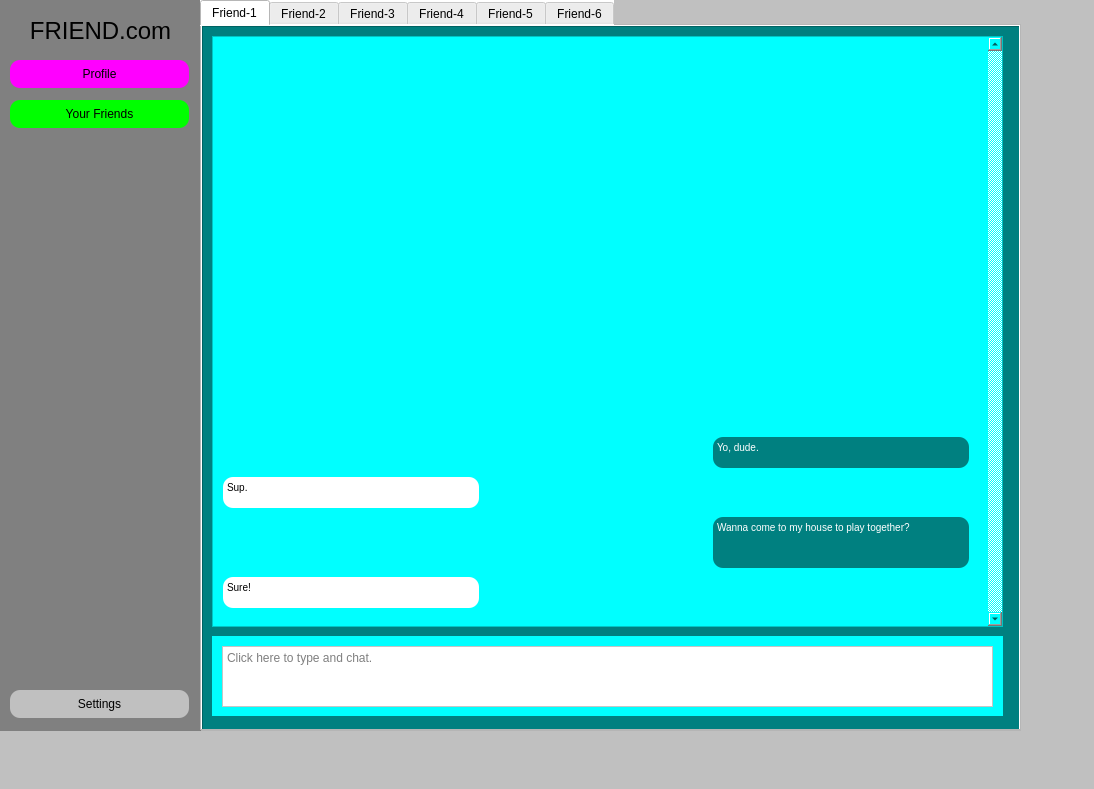
<?xml version="1.0" encoding="UTF-8"?>
<ui version="4.0">
 <class>MainWindow</class>
 <widget class="QMainWindow" name="MainWindow">
  <property name="geometry">
   <rect>
    <x>0</x>
    <y>0</y>
    <width>1094</width>
    <height>789</height>
   </rect>
  </property>
  <property name="windowTitle">
   <string>MainWindow</string>
  </property>
  <property name="styleSheet">
   <string notr="true">background-color:silver</string>
  </property>
  <widget class="QWidget" name="centralwidget">
   <widget class="QWidget" name="widget" native="true">
    <property name="geometry">
     <rect>
      <x>0</x>
      <y>0</y>
      <width>201</width>
      <height>731</height>
     </rect>
    </property>
    <property name="styleSheet">
     <string notr="true">background-color:grey</string>
    </property>
    <widget class="QLabel" name="label">
     <property name="geometry">
      <rect>
       <x>10</x>
       <y>10</y>
       <width>181</width>
       <height>41</height>
      </rect>
     </property>
     <property name="font">
      <font>
       <pointsize>18</pointsize>
      </font>
     </property>
     <property name="text">
      <string>FRIEND.com</string>
     </property>
     <property name="alignment">
      <set>Qt::AlignCenter</set>
     </property>
    </widget>
    <widget class="QPushButton" name="profileBtn">
     <property name="geometry">
      <rect>
       <x>10</x>
       <y>60</y>
       <width>179</width>
       <height>28</height>
      </rect>
     </property>
     <property name="styleSheet">
      <string notr="true">background-color:magenta;
border-radius:10px</string>
     </property>
     <property name="text">
      <string>Profile</string>
     </property>
    </widget>
    <widget class="QPushButton" name="friendLstBtn">
     <property name="geometry">
      <rect>
       <x>10</x>
       <y>100</y>
       <width>179</width>
       <height>28</height>
      </rect>
     </property>
     <property name="styleSheet">
      <string notr="true">background-color:lime;
border-radius:10px</string>
     </property>
     <property name="text">
      <string>Your Friends</string>
     </property>
    </widget>
    <widget class="QPushButton" name="settingBtn">
     <property name="geometry">
      <rect>
       <x>10</x>
       <y>690</y>
       <width>179</width>
       <height>28</height>
      </rect>
     </property>
     <property name="styleSheet">
      <string notr="true">background-color:silver;
border-radius:10px</string>
     </property>
     <property name="text">
      <string>Settings</string>
     </property>
    </widget>
   </widget>
   <widget class="QTabWidget" name="friend_tab">
    <property name="geometry">
     <rect>
      <x>200</x>
      <y>0</y>
      <width>821</width>
      <height>731</height>
     </rect>
    </property>
    <property name="styleSheet">
     <string notr="true">background-color:white</string>
    </property>
    <property name="currentIndex">
     <number>0</number>
    </property>
    <widget class="QWidget" name="tab">
     <attribute name="title">
      <string>Friend-1</string>
     </attribute>
     <widget class="QFrame" name="frame">
      <property name="geometry">
       <rect>
        <x>0</x>
        <y>0</y>
        <width>821</width>
        <height>711</height>
       </rect>
      </property>
      <property name="styleSheet">
       <string notr="true">background-color:teal</string>
      </property>
      <property name="frameShape">
       <enum>QFrame::StyledPanel</enum>
      </property>
      <property name="frameShadow">
       <enum>QFrame::Raised</enum>
      </property>
      <widget class="QScrollArea" name="scrollArea">
       <property name="geometry">
        <rect>
         <x>10</x>
         <y>10</y>
         <width>791</width>
         <height>591</height>
        </rect>
       </property>
       <property name="styleSheet">
        <string notr="true">background-color:cyan
</string>
       </property>
       <property name="verticalScrollBarPolicy">
        <enum>Qt::ScrollBarAlwaysOn</enum>
       </property>
       <property name="sizeAdjustPolicy">
        <enum>QAbstractScrollArea::AdjustIgnored</enum>
       </property>
       <property name="widgetResizable">
        <bool>true</bool>
       </property>
       <widget class="QWidget" name="scrollAreaWidgetContents">
        <property name="geometry">
         <rect>
          <x>0</x>
          <y>0</y>
          <width>772</width>
          <height>589</height>
         </rect>
        </property>
        <widget class="QTextBrowser" name="textBrowser">
         <property name="geometry">
          <rect>
           <x>500</x>
           <y>400</y>
           <width>256</width>
           <height>31</height>
          </rect>
         </property>
         <property name="styleSheet">
          <string notr="true">background-color:teal;
border-radius:10px


</string>
         </property>
         <property name="html">
          <string>&lt;!DOCTYPE HTML PUBLIC &quot;-//W3C//DTD HTML 4.0//EN&quot; &quot;http://www.w3.org/TR/REC-html40/strict.dtd&quot;&gt;
&lt;html&gt;&lt;head&gt;&lt;meta name=&quot;qrichtext&quot; content=&quot;1&quot; /&gt;&lt;style type=&quot;text/css&quot;&gt;
p, li { white-space: pre-wrap; }
&lt;/style&gt;&lt;/head&gt;&lt;body style=&quot; font-family:'MS Shell Dlg 2'; font-size:8.25pt; font-weight:400; font-style:normal;&quot;&gt;
&lt;p style=&quot; margin-top:0px; margin-bottom:0px; margin-left:0px; margin-right:0px; -qt-block-indent:0; text-indent:0px;&quot;&gt;&lt;span style=&quot; font-size:7.8pt; color:#ffffff;&quot;&gt;Yo, dude.&lt;/span&gt;&lt;/p&gt;&lt;/body&gt;&lt;/html&gt;</string>
         </property>
        </widget>
        <widget class="QTextBrowser" name="textBrowser_2">
         <property name="geometry">
          <rect>
           <x>10</x>
           <y>440</y>
           <width>256</width>
           <height>31</height>
          </rect>
         </property>
         <property name="styleSheet">
          <string notr="true">background-color:white;
border-radius:10px



</string>
         </property>
         <property name="html">
          <string>&lt;!DOCTYPE HTML PUBLIC &quot;-//W3C//DTD HTML 4.0//EN&quot; &quot;http://www.w3.org/TR/REC-html40/strict.dtd&quot;&gt;
&lt;html&gt;&lt;head&gt;&lt;meta name=&quot;qrichtext&quot; content=&quot;1&quot; /&gt;&lt;style type=&quot;text/css&quot;&gt;
p, li { white-space: pre-wrap; }
&lt;/style&gt;&lt;/head&gt;&lt;body style=&quot; font-family:'MS Shell Dlg 2'; font-size:8.25pt; font-weight:400; font-style:normal;&quot;&gt;
&lt;p style=&quot; margin-top:0px; margin-bottom:0px; margin-left:0px; margin-right:0px; -qt-block-indent:0; text-indent:0px;&quot;&gt;&lt;span style=&quot; font-size:7.8pt; color:#000000;&quot;&gt;Sup.&lt;/span&gt;&lt;/p&gt;&lt;/body&gt;&lt;/html&gt;</string>
         </property>
        </widget>
        <widget class="QTextBrowser" name="textBrowser_3">
         <property name="geometry">
          <rect>
           <x>500</x>
           <y>480</y>
           <width>256</width>
           <height>51</height>
          </rect>
         </property>
         <property name="styleSheet">
          <string notr="true">background-color:teal;
border-radius:10px

</string>
         </property>
         <property name="html">
          <string>&lt;!DOCTYPE HTML PUBLIC &quot;-//W3C//DTD HTML 4.0//EN&quot; &quot;http://www.w3.org/TR/REC-html40/strict.dtd&quot;&gt;
&lt;html&gt;&lt;head&gt;&lt;meta name=&quot;qrichtext&quot; content=&quot;1&quot; /&gt;&lt;style type=&quot;text/css&quot;&gt;
p, li { white-space: pre-wrap; }
&lt;/style&gt;&lt;/head&gt;&lt;body style=&quot; font-family:'MS Shell Dlg 2'; font-size:8.25pt; font-weight:400; font-style:normal;&quot;&gt;
&lt;p style=&quot; margin-top:0px; margin-bottom:0px; margin-left:0px; margin-right:0px; -qt-block-indent:0; text-indent:0px;&quot;&gt;&lt;span style=&quot; font-size:7.8pt; color:#ffffff;&quot;&gt;Wanna come to my house to play together?&lt;/span&gt;&lt;/p&gt;&lt;/body&gt;&lt;/html&gt;</string>
         </property>
        </widget>
        <widget class="QTextBrowser" name="textBrowser_4">
         <property name="geometry">
          <rect>
           <x>10</x>
           <y>540</y>
           <width>256</width>
           <height>31</height>
          </rect>
         </property>
         <property name="styleSheet">
          <string notr="true">background-color:white;
border-radius:10px

</string>
         </property>
         <property name="html">
          <string>&lt;!DOCTYPE HTML PUBLIC &quot;-//W3C//DTD HTML 4.0//EN&quot; &quot;http://www.w3.org/TR/REC-html40/strict.dtd&quot;&gt;
&lt;html&gt;&lt;head&gt;&lt;meta name=&quot;qrichtext&quot; content=&quot;1&quot; /&gt;&lt;style type=&quot;text/css&quot;&gt;
p, li { white-space: pre-wrap; }
&lt;/style&gt;&lt;/head&gt;&lt;body style=&quot; font-family:'MS Shell Dlg 2'; font-size:8.25pt; font-weight:400; font-style:normal;&quot;&gt;
&lt;p style=&quot; margin-top:0px; margin-bottom:0px; margin-left:0px; margin-right:0px; -qt-block-indent:0; text-indent:0px;&quot;&gt;&lt;span style=&quot; font-size:7.8pt;&quot;&gt;Sure!&lt;/span&gt;&lt;/p&gt;&lt;/body&gt;&lt;/html&gt;</string>
         </property>
        </widget>
       </widget>
      </widget>
      <widget class="QWidget" name="widget_2" native="true">
       <property name="geometry">
        <rect>
         <x>10</x>
         <y>610</y>
         <width>791</width>
         <height>80</height>
        </rect>
       </property>
       <property name="styleSheet">
        <string notr="true">background-color:cyan
</string>
       </property>
       <widget class="QPlainTextEdit" name="plainTextEdit">
        <property name="geometry">
         <rect>
          <x>10</x>
          <y>10</y>
          <width>771</width>
          <height>61</height>
         </rect>
        </property>
        <property name="styleSheet">
         <string notr="true">background-color:white</string>
        </property>
        <property name="placeholderText">
         <string>Click here to type and chat.</string>
        </property>
       </widget>
      </widget>
     </widget>
    </widget>
    <widget class="QWidget" name="tab_2">
     <attribute name="title">
      <string>Friend-2</string>
     </attribute>
     <widget class="QFrame" name="frame_2">
      <property name="geometry">
       <rect>
        <x>0</x>
        <y>0</y>
        <width>821</width>
        <height>701</height>
       </rect>
      </property>
      <property name="styleSheet">
       <string notr="true">background-color:green</string>
      </property>
      <property name="frameShape">
       <enum>QFrame::StyledPanel</enum>
      </property>
      <property name="frameShadow">
       <enum>QFrame::Raised</enum>
      </property>
      <widget class="QScrollArea" name="scrollArea_2">
       <property name="geometry">
        <rect>
         <x>10</x>
         <y>10</y>
         <width>791</width>
         <height>591</height>
        </rect>
       </property>
       <property name="styleSheet">
        <string notr="true">background-color:lime</string>
       </property>
       <property name="verticalScrollBarPolicy">
        <enum>Qt::ScrollBarAlwaysOn</enum>
       </property>
       <property name="sizeAdjustPolicy">
        <enum>QAbstractScrollArea::AdjustIgnored</enum>
       </property>
       <property name="widgetResizable">
        <bool>true</bool>
       </property>
       <widget class="QWidget" name="scrollAreaWidgetContents_2">
        <property name="geometry">
         <rect>
          <x>0</x>
          <y>0</y>
          <width>772</width>
          <height>589</height>
         </rect>
        </property>
        <widget class="QTextBrowser" name="textBrowser_7">
         <property name="geometry">
          <rect>
           <x>500</x>
           <y>540</y>
           <width>256</width>
           <height>31</height>
          </rect>
         </property>
         <property name="styleSheet">
          <string notr="true">background-color:green;
border-radius:10px

</string>
         </property>
         <property name="html">
          <string>&lt;!DOCTYPE HTML PUBLIC &quot;-//W3C//DTD HTML 4.0//EN&quot; &quot;http://www.w3.org/TR/REC-html40/strict.dtd&quot;&gt;
&lt;html&gt;&lt;head&gt;&lt;meta name=&quot;qrichtext&quot; content=&quot;1&quot; /&gt;&lt;style type=&quot;text/css&quot;&gt;
p, li { white-space: pre-wrap; }
&lt;/style&gt;&lt;/head&gt;&lt;body style=&quot; font-family:'MS Shell Dlg 2'; font-size:8.25pt; font-weight:400; font-style:normal;&quot;&gt;
&lt;p style=&quot; margin-top:0px; margin-bottom:0px; margin-left:0px; margin-right:0px; -qt-block-indent:0; text-indent:0px;&quot;&gt;&lt;span style=&quot; font-size:7.8pt; color:#ffffff;&quot;&gt;(text here)&lt;/span&gt;&lt;/p&gt;&lt;/body&gt;&lt;/html&gt;</string>
         </property>
        </widget>
       </widget>
      </widget>
      <widget class="QWidget" name="widget_3" native="true">
       <property name="geometry">
        <rect>
         <x>10</x>
         <y>610</y>
         <width>791</width>
         <height>80</height>
        </rect>
       </property>
       <property name="styleSheet">
        <string notr="true">background-color:lime
</string>
       </property>
       <widget class="QPlainTextEdit" name="plainTextEdit_2">
        <property name="geometry">
         <rect>
          <x>10</x>
          <y>10</y>
          <width>771</width>
          <height>61</height>
         </rect>
        </property>
        <property name="styleSheet">
         <string notr="true">background-color:white</string>
        </property>
        <property name="placeholderText">
         <string>Click here to type and chat.</string>
        </property>
       </widget>
      </widget>
     </widget>
    </widget>
    <widget class="QWidget" name="tab_3">
     <attribute name="title">
      <string>Friend-3</string>
     </attribute>
     <widget class="QFrame" name="frame_3">
      <property name="geometry">
       <rect>
        <x>0</x>
        <y>0</y>
        <width>821</width>
        <height>701</height>
       </rect>
      </property>
      <property name="styleSheet">
       <string notr="true">background-color:olive</string>
      </property>
      <property name="frameShape">
       <enum>QFrame::StyledPanel</enum>
      </property>
      <property name="frameShadow">
       <enum>QFrame::Raised</enum>
      </property>
      <widget class="QScrollArea" name="scrollArea_3">
       <property name="geometry">
        <rect>
         <x>10</x>
         <y>10</y>
         <width>791</width>
         <height>591</height>
        </rect>
       </property>
       <property name="styleSheet">
        <string notr="true">background-color:yellow</string>
       </property>
       <property name="verticalScrollBarPolicy">
        <enum>Qt::ScrollBarAlwaysOn</enum>
       </property>
       <property name="sizeAdjustPolicy">
        <enum>QAbstractScrollArea::AdjustIgnored</enum>
       </property>
       <property name="widgetResizable">
        <bool>true</bool>
       </property>
       <widget class="QWidget" name="scrollAreaWidgetContents_3">
        <property name="geometry">
         <rect>
          <x>0</x>
          <y>0</y>
          <width>772</width>
          <height>589</height>
         </rect>
        </property>
       </widget>
      </widget>
      <widget class="QWidget" name="widget_4" native="true">
       <property name="geometry">
        <rect>
         <x>10</x>
         <y>610</y>
         <width>791</width>
         <height>80</height>
        </rect>
       </property>
       <property name="styleSheet">
        <string notr="true">background-color:yellow
</string>
       </property>
       <widget class="QPlainTextEdit" name="plainTextEdit_3">
        <property name="geometry">
         <rect>
          <x>10</x>
          <y>10</y>
          <width>771</width>
          <height>61</height>
         </rect>
        </property>
        <property name="styleSheet">
         <string notr="true">background-color:white</string>
        </property>
        <property name="placeholderText">
         <string>Click here to type and chat.</string>
        </property>
       </widget>
      </widget>
     </widget>
     <widget class="QTextBrowser" name="textBrowser_8">
      <property name="geometry">
       <rect>
        <x>510</x>
        <y>550</y>
        <width>256</width>
        <height>31</height>
       </rect>
      </property>
      <property name="styleSheet">
       <string notr="true">background-color:olive;
border-radius:10px

</string>
      </property>
      <property name="html">
       <string>&lt;!DOCTYPE HTML PUBLIC &quot;-//W3C//DTD HTML 4.0//EN&quot; &quot;http://www.w3.org/TR/REC-html40/strict.dtd&quot;&gt;
&lt;html&gt;&lt;head&gt;&lt;meta name=&quot;qrichtext&quot; content=&quot;1&quot; /&gt;&lt;style type=&quot;text/css&quot;&gt;
p, li { white-space: pre-wrap; }
&lt;/style&gt;&lt;/head&gt;&lt;body style=&quot; font-family:'MS Shell Dlg 2'; font-size:8.25pt; font-weight:400; font-style:normal;&quot;&gt;
&lt;p style=&quot; margin-top:0px; margin-bottom:0px; margin-left:0px; margin-right:0px; -qt-block-indent:0; text-indent:0px;&quot;&gt;&lt;span style=&quot; font-size:7.8pt; color:#ffffff;&quot;&gt;(text here)&lt;/span&gt;&lt;/p&gt;&lt;/body&gt;&lt;/html&gt;</string>
      </property>
     </widget>
    </widget>
    <widget class="QWidget" name="tab_4">
     <attribute name="title">
      <string>Friend-4</string>
     </attribute>
     <widget class="QFrame" name="frame_4">
      <property name="geometry">
       <rect>
        <x>0</x>
        <y>0</y>
        <width>821</width>
        <height>701</height>
       </rect>
      </property>
      <property name="styleSheet">
       <string notr="true">background-color:purple</string>
      </property>
      <property name="frameShape">
       <enum>QFrame::StyledPanel</enum>
      </property>
      <property name="frameShadow">
       <enum>QFrame::Raised</enum>
      </property>
      <widget class="QScrollArea" name="scrollArea_4">
       <property name="geometry">
        <rect>
         <x>10</x>
         <y>10</y>
         <width>791</width>
         <height>591</height>
        </rect>
       </property>
       <property name="styleSheet">
        <string notr="true">background-color:magenta</string>
       </property>
       <property name="verticalScrollBarPolicy">
        <enum>Qt::ScrollBarAlwaysOn</enum>
       </property>
       <property name="sizeAdjustPolicy">
        <enum>QAbstractScrollArea::AdjustIgnored</enum>
       </property>
       <property name="widgetResizable">
        <bool>true</bool>
       </property>
       <widget class="QWidget" name="scrollAreaWidgetContents_4">
        <property name="geometry">
         <rect>
          <x>0</x>
          <y>0</y>
          <width>772</width>
          <height>589</height>
         </rect>
        </property>
       </widget>
      </widget>
      <widget class="QWidget" name="widget_5" native="true">
       <property name="geometry">
        <rect>
         <x>10</x>
         <y>610</y>
         <width>791</width>
         <height>80</height>
        </rect>
       </property>
       <property name="styleSheet">
        <string notr="true">background-color:magenta
</string>
       </property>
       <widget class="QPlainTextEdit" name="plainTextEdit_4">
        <property name="geometry">
         <rect>
          <x>10</x>
          <y>10</y>
          <width>771</width>
          <height>61</height>
         </rect>
        </property>
        <property name="styleSheet">
         <string notr="true">background-color:white</string>
        </property>
        <property name="placeholderText">
         <string>Click here to type and chat.</string>
        </property>
       </widget>
      </widget>
     </widget>
     <widget class="QTextBrowser" name="textBrowser_9">
      <property name="geometry">
       <rect>
        <x>510</x>
        <y>550</y>
        <width>256</width>
        <height>31</height>
       </rect>
      </property>
      <property name="styleSheet">
       <string notr="true">background-color:purple;
border-radius:10px

</string>
      </property>
      <property name="html">
       <string>&lt;!DOCTYPE HTML PUBLIC &quot;-//W3C//DTD HTML 4.0//EN&quot; &quot;http://www.w3.org/TR/REC-html40/strict.dtd&quot;&gt;
&lt;html&gt;&lt;head&gt;&lt;meta name=&quot;qrichtext&quot; content=&quot;1&quot; /&gt;&lt;style type=&quot;text/css&quot;&gt;
p, li { white-space: pre-wrap; }
&lt;/style&gt;&lt;/head&gt;&lt;body style=&quot; font-family:'MS Shell Dlg 2'; font-size:8.25pt; font-weight:400; font-style:normal;&quot;&gt;
&lt;p style=&quot; margin-top:0px; margin-bottom:0px; margin-left:0px; margin-right:0px; -qt-block-indent:0; text-indent:0px;&quot;&gt;&lt;span style=&quot; font-size:7.8pt; color:#ffffff;&quot;&gt;(text here)&lt;/span&gt;&lt;/p&gt;&lt;/body&gt;&lt;/html&gt;</string>
      </property>
     </widget>
    </widget>
    <widget class="QWidget" name="tab_5">
     <attribute name="title">
      <string>Friend-5</string>
     </attribute>
     <widget class="QFrame" name="frame_5">
      <property name="geometry">
       <rect>
        <x>0</x>
        <y>0</y>
        <width>821</width>
        <height>701</height>
       </rect>
      </property>
      <property name="styleSheet">
       <string notr="true">background-color:maroon</string>
      </property>
      <property name="frameShape">
       <enum>QFrame::StyledPanel</enum>
      </property>
      <property name="frameShadow">
       <enum>QFrame::Raised</enum>
      </property>
      <widget class="QScrollArea" name="scrollArea_5">
       <property name="geometry">
        <rect>
         <x>10</x>
         <y>10</y>
         <width>791</width>
         <height>591</height>
        </rect>
       </property>
       <property name="styleSheet">
        <string notr="true">background-color:red</string>
       </property>
       <property name="verticalScrollBarPolicy">
        <enum>Qt::ScrollBarAlwaysOn</enum>
       </property>
       <property name="sizeAdjustPolicy">
        <enum>QAbstractScrollArea::AdjustIgnored</enum>
       </property>
       <property name="widgetResizable">
        <bool>true</bool>
       </property>
       <widget class="QWidget" name="scrollAreaWidgetContents_5">
        <property name="geometry">
         <rect>
          <x>0</x>
          <y>0</y>
          <width>772</width>
          <height>589</height>
         </rect>
        </property>
        <widget class="QTextBrowser" name="textBrowser_10">
         <property name="geometry">
          <rect>
           <x>500</x>
           <y>540</y>
           <width>256</width>
           <height>31</height>
          </rect>
         </property>
         <property name="styleSheet">
          <string notr="true">background-color:maroon;
border-radius:10px

</string>
         </property>
         <property name="html">
          <string>&lt;!DOCTYPE HTML PUBLIC &quot;-//W3C//DTD HTML 4.0//EN&quot; &quot;http://www.w3.org/TR/REC-html40/strict.dtd&quot;&gt;
&lt;html&gt;&lt;head&gt;&lt;meta name=&quot;qrichtext&quot; content=&quot;1&quot; /&gt;&lt;style type=&quot;text/css&quot;&gt;
p, li { white-space: pre-wrap; }
&lt;/style&gt;&lt;/head&gt;&lt;body style=&quot; font-family:'MS Shell Dlg 2'; font-size:8.25pt; font-weight:400; font-style:normal;&quot;&gt;
&lt;p style=&quot; margin-top:0px; margin-bottom:0px; margin-left:0px; margin-right:0px; -qt-block-indent:0; text-indent:0px;&quot;&gt;&lt;span style=&quot; font-size:7.8pt; color:#ffffff;&quot;&gt;(text here)&lt;/span&gt;&lt;/p&gt;&lt;/body&gt;&lt;/html&gt;</string>
         </property>
        </widget>
       </widget>
      </widget>
      <widget class="QWidget" name="widget_6" native="true">
       <property name="geometry">
        <rect>
         <x>10</x>
         <y>610</y>
         <width>791</width>
         <height>80</height>
        </rect>
       </property>
       <property name="styleSheet">
        <string notr="true">background-color:red</string>
       </property>
       <widget class="QPlainTextEdit" name="plainTextEdit_5">
        <property name="geometry">
         <rect>
          <x>10</x>
          <y>10</y>
          <width>771</width>
          <height>61</height>
         </rect>
        </property>
        <property name="styleSheet">
         <string notr="true">background-color:white</string>
        </property>
        <property name="placeholderText">
         <string>Click here to type and chat.</string>
        </property>
       </widget>
      </widget>
     </widget>
    </widget>
    <widget class="QWidget" name="tab_6">
     <attribute name="title">
      <string>Friend-6</string>
     </attribute>
     <widget class="QFrame" name="frame_6">
      <property name="geometry">
       <rect>
        <x>0</x>
        <y>0</y>
        <width>821</width>
        <height>701</height>
       </rect>
      </property>
      <property name="styleSheet">
       <string notr="true">background-color:navy</string>
      </property>
      <property name="frameShape">
       <enum>QFrame::StyledPanel</enum>
      </property>
      <property name="frameShadow">
       <enum>QFrame::Raised</enum>
      </property>
      <widget class="QScrollArea" name="scrollArea_6">
       <property name="geometry">
        <rect>
         <x>10</x>
         <y>10</y>
         <width>791</width>
         <height>591</height>
        </rect>
       </property>
       <property name="styleSheet">
        <string notr="true">background-color:blue</string>
       </property>
       <property name="verticalScrollBarPolicy">
        <enum>Qt::ScrollBarAlwaysOn</enum>
       </property>
       <property name="sizeAdjustPolicy">
        <enum>QAbstractScrollArea::AdjustIgnored</enum>
       </property>
       <property name="widgetResizable">
        <bool>true</bool>
       </property>
       <widget class="QWidget" name="scrollAreaWidgetContents_6">
        <property name="geometry">
         <rect>
          <x>0</x>
          <y>0</y>
          <width>772</width>
          <height>589</height>
         </rect>
        </property>
        <widget class="QTextBrowser" name="textBrowser_11">
         <property name="geometry">
          <rect>
           <x>500</x>
           <y>540</y>
           <width>256</width>
           <height>31</height>
          </rect>
         </property>
         <property name="styleSheet">
          <string notr="true">background-color:navy;
border-radius:10px

</string>
         </property>
         <property name="html">
          <string>&lt;!DOCTYPE HTML PUBLIC &quot;-//W3C//DTD HTML 4.0//EN&quot; &quot;http://www.w3.org/TR/REC-html40/strict.dtd&quot;&gt;
&lt;html&gt;&lt;head&gt;&lt;meta name=&quot;qrichtext&quot; content=&quot;1&quot; /&gt;&lt;style type=&quot;text/css&quot;&gt;
p, li { white-space: pre-wrap; }
&lt;/style&gt;&lt;/head&gt;&lt;body style=&quot; font-family:'MS Shell Dlg 2'; font-size:8.25pt; font-weight:400; font-style:normal;&quot;&gt;
&lt;p style=&quot; margin-top:0px; margin-bottom:0px; margin-left:0px; margin-right:0px; -qt-block-indent:0; text-indent:0px;&quot;&gt;&lt;span style=&quot; font-size:7.8pt; color:#ffffff;&quot;&gt;(text here)&lt;/span&gt;&lt;/p&gt;&lt;/body&gt;&lt;/html&gt;</string>
         </property>
        </widget>
       </widget>
      </widget>
      <widget class="QWidget" name="widget_7" native="true">
       <property name="geometry">
        <rect>
         <x>10</x>
         <y>610</y>
         <width>791</width>
         <height>80</height>
        </rect>
       </property>
       <property name="styleSheet">
        <string notr="true">background-color:blue</string>
       </property>
       <widget class="QPlainTextEdit" name="plainTextEdit_6">
        <property name="geometry">
         <rect>
          <x>10</x>
          <y>10</y>
          <width>771</width>
          <height>61</height>
         </rect>
        </property>
        <property name="styleSheet">
         <string notr="true">background-color:white</string>
        </property>
        <property name="placeholderText">
         <string>Click here to type and chat.</string>
        </property>
       </widget>
      </widget>
     </widget>
    </widget>
   </widget>
  </widget>
  <widget class="QMenuBar" name="menubar">
   <property name="geometry">
    <rect>
     <x>0</x>
     <y>0</y>
     <width>1094</width>
     <height>21</height>
    </rect>
   </property>
  </widget>
  <widget class="QStatusBar" name="statusbar"/>
 </widget>
 <resources/>
 <connections/>
</ui>
